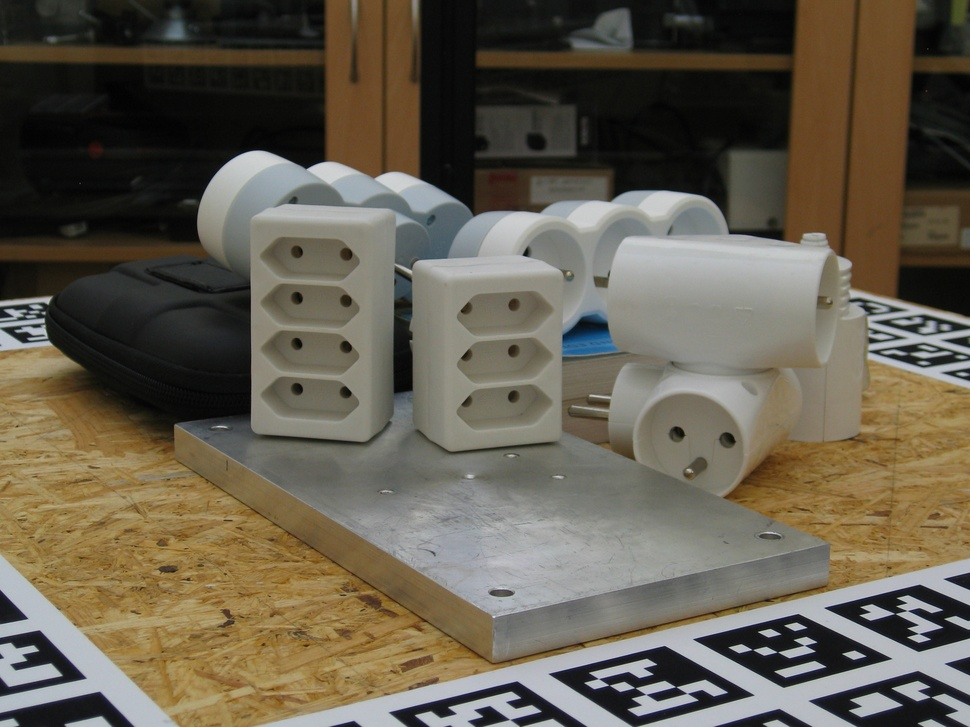
#> input picture 30980-02/chp3/data/0499.jpg, 970 x 727 px, shrunk from 2560 x 1920 before the run
$ python frequency_filter.py
#> lines starting #> are read from the running program, lines starting #| are printed output that depends on the picture
import cv2
import numpy as np
from PIL import Image
from matplotlib import pyplot as plt

# 低通滤波
def Low_Pass_Filter(srcImg_path):
    # img = cv.imread('srcImg_path', 0)
#> called with srcImg_path = 'data/0499.jpg'
    img = np.array(Image.open(srcImg_path))
#> img is the input picture: shape (727, 970, 3); mean R, G, B 100.8, 93.4, 78.4
    img = cv2.cvtColor(img, cv2.COLOR_BGR2GRAY)
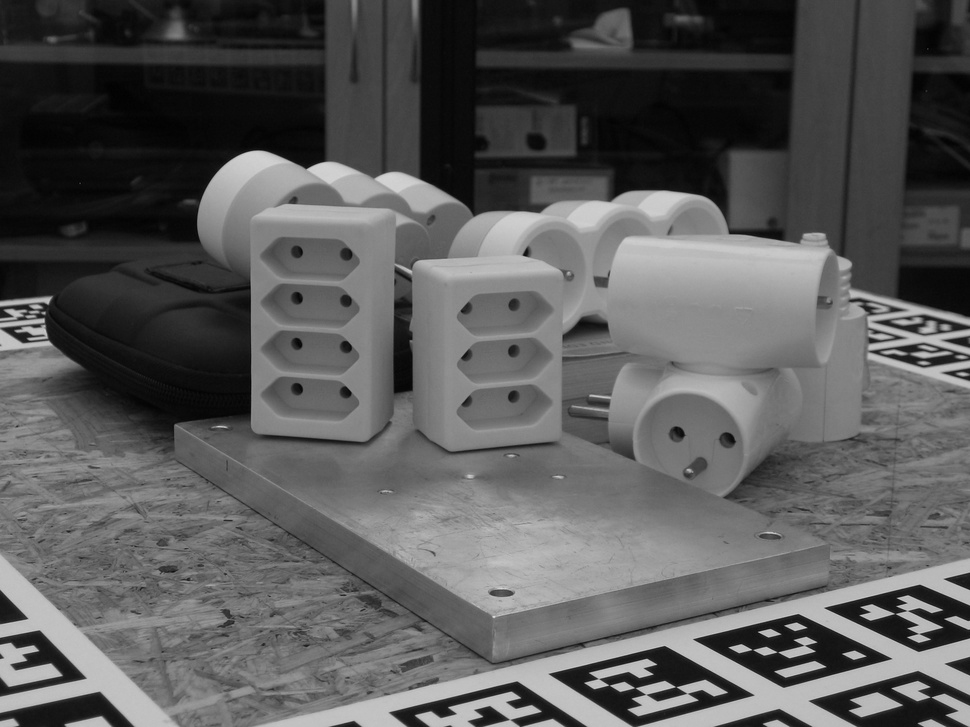
#> img: shape (727, 970); min 1, max 219, mean 89.6

    # 傅里叶变换
    dft = cv2.dft(np.float32(img), flags=cv2.DFT_COMPLEX_OUTPUT)
    fshift = np.fft.fftshift(dft)

    # 设置低通滤波器
    rows, cols = img.shape
#> rows = 727; cols = 970
    crow, ccol = int(rows / 2), int(cols / 2)  # 中心位置
#> crow = 363; ccol = 485
    mask = np.zeros((rows, cols, 2), np.uint8)
    mask[crow - 30:crow + 30, ccol - 30:ccol + 30] = 1

    # 掩膜图像和频谱图像乘积
    f = fshift * mask

    # 傅里叶逆变换
    ishift = np.fft.ifftshift(f)
    iimg = cv2.idft(ishift)
    res = cv2.magnitude(iimg[:, :, 0], iimg[:, :, 1])
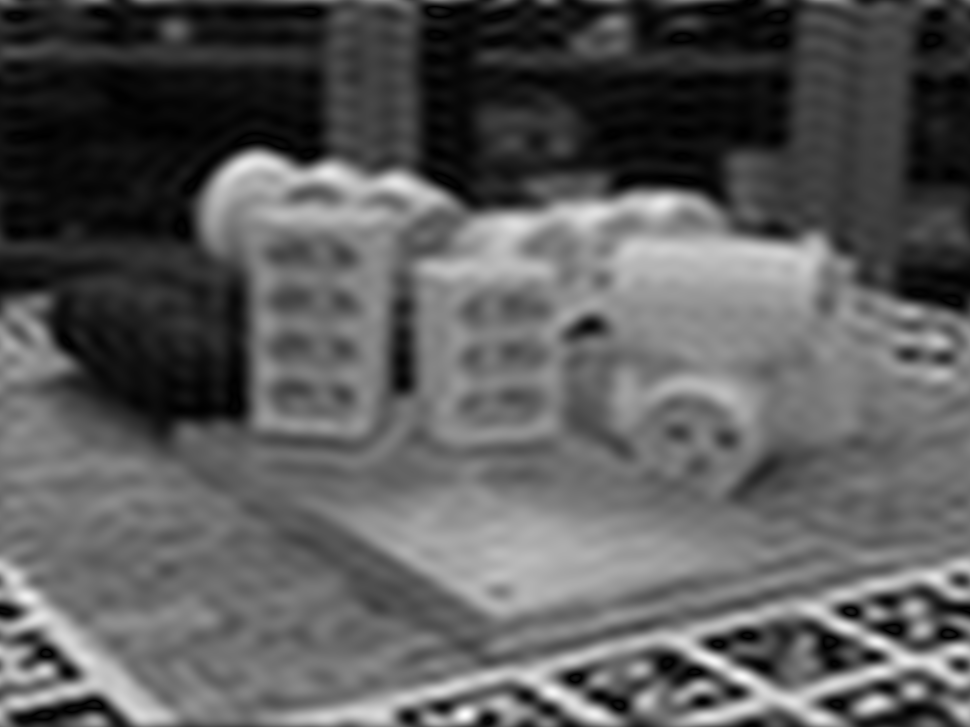
#> res: shape (727, 970) float32; min 54468.7, max 177495712, mean 63314096; drawn with min black and max white

    return res


# 高通滤波
def High_Pass_Filter(srcImg_path):
    # img = cv.imread(srcImg_path, 0)
#> called with srcImg_path = 'data/0499.jpg'
    img = np.array(Image.open(srcImg_path))
    img = cv2.cvtColor(img, cv2.COLOR_BGR2GRAY)

    # 傅里叶变换
    dft = cv2.dft(np.float32(img), flags=cv2.DFT_COMPLEX_OUTPUT)
    fshift = np.fft.fftshift(dft)

    # 设置高通滤波器
    rows, cols = img.shape
#> rows = 727; cols = 970
    crow, ccol = int(rows / 2), int(cols / 2)  # 中心位置
#> crow = 363; ccol = 485
    mask = np.ones((rows, cols, 2), np.uint8)
    mask[crow - 30:crow + 30, ccol - 30:ccol + 30] = 0

    # 掩膜图像和频谱图像乘积
    f = fshift * mask

    # 傅里叶逆变换
    ishift = np.fft.ifftshift(f)
    iimg = cv2.idft(ishift)
    res = cv2.magnitude(iimg[:, :, 0], iimg[:, :, 1])
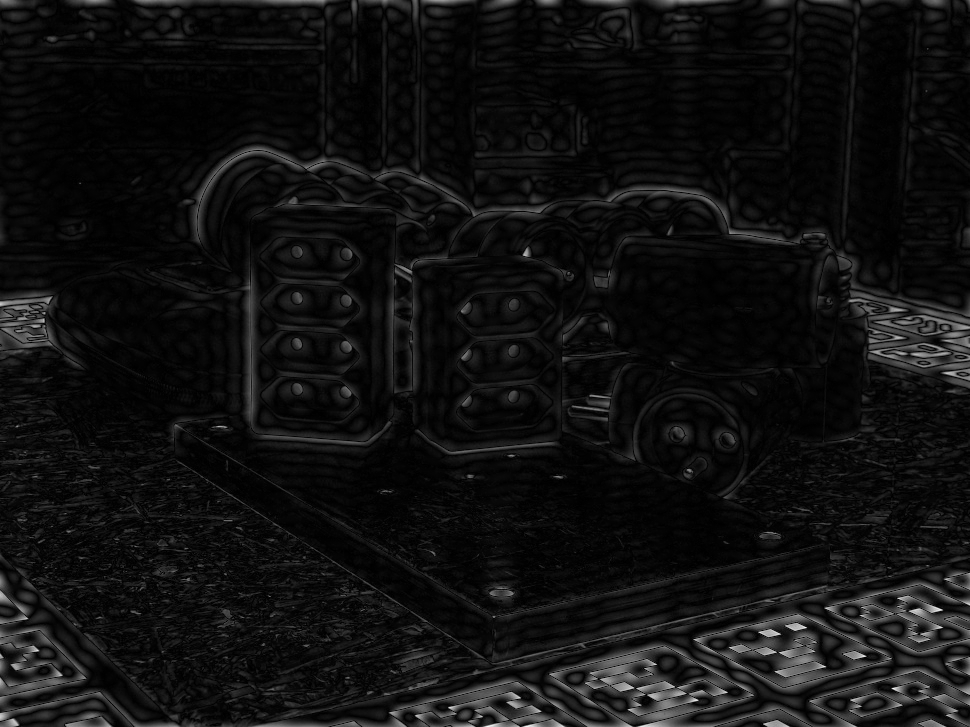
#> res: shape (727, 970) float32; min 3770.1, max 124314224, mean 8311551.5; drawn with min black and max white

    return res

plt.rcParams['font.sans-serif'] = ['SimHei']
plt.rcParams['font.size'] = 30
# 全局设置输出图片大小 1920 x 1080 像素
plt.rcParams['figure.figsize'] = (19.2, 10.8)
img_Low_Pass_Filter = Low_Pass_Filter('data/0499.jpg')
plt.subplot(121), plt.imshow(img_Low_Pass_Filter, 'gray'), plt.title('低通滤波')
plt.axis('off')

img_High_Pass_Filter = High_Pass_Filter('data/0499.jpg')
plt.subplot(122), plt.imshow(img_High_Pass_Filter, 'gray'), plt.title('高通滤波')
plt.axis('off')

plt.show()
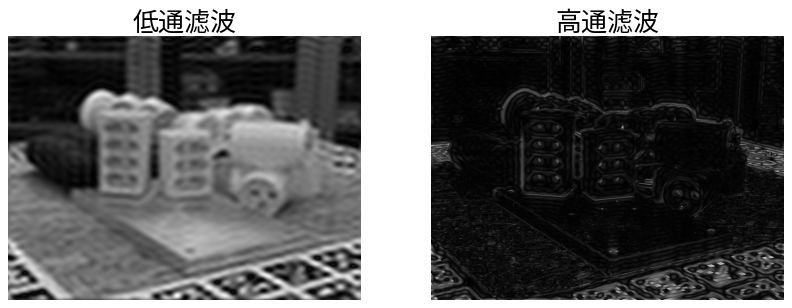
#> figure drawn by matplotlib, 2 panels
